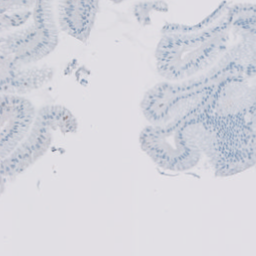
#> input picture patch_dataset/p53/1000.jpeg, 256 x 256 px, found by its file name; its folder holds only this picture in this run
$ jupyter execute test_p53_density.ipynb
#> lines starting #> are read from the running program, lines starting #| are printed output that depends on the picture; after the words box and inside, x2 and y2 are one past the last pixel; in counts of white or black regions, pixels touching at a corner belong together
[cell 1]
import numpy as np
from matplotlib import pyplot as plt
import cv2
from tqdm import tqdm

import os

from py.helpers import ROOT

[cell 2]
# Get brown and blue layers
def get_brown_blue_layers(img):
    brown = np.array([128,  90,  90])
    blue  = np.array([150, 170, 190])
    template = np.ones((img.shape[0]*img.shape[1],3))
    brown_copy = template.copy()
    blue_copy  = template.copy()
    brown_copy[:] = brown
    blue_copy [:] = blue
    pixels = img.reshape(img.shape[0]*img.shape[1],3)
    brown_mask = np.isclose(pixels, brown_copy, atol=50).astype(np.float32).min(axis=-1).reshape(img.shape[0],img.shape[1])
    blue_mask  = np.isclose(pixels, blue_copy , atol=50).astype(np.float32).min(axis=-1).reshape(img.shape[0],img.shape[1])
    return brown_mask, blue_mask

def save_brown_mask(data_path=os.path.join(ROOT, "patch_dataset_s1_512", "p53")):
    patch_paths = [os.path.join(data_path, nm) for nm in os.listdir(data_path)]

    for i, path in tqdm(enumerate(patch_paths)):
        try:
            img = cv2.cvtColor(cv2.imread(path), cv2.COLOR_BGR2RGB)
        except:
            print(path)
            continue
        brown_mask, blue_mask = get_brown_blue_layers(img)

        fig, ax = plt.subplots(1,2)
        ax[0].imshow(img)
        ax[0].axis("Off")
        ax[1].imshow(brown_mask, cmap="gray")
        ax[1].axis("Off")
        ax[1].set_title(f"{brown_mask.sum()/(blue_mask.sum()+brown_mask.sum()):.4f}")

        plt.savefig(os.path.join(ROOT, "visualisation", os.path.basename(path)), bbox_inches="tight",
                    # pad_inches=0
                    )
        plt.close()

[cell 3]
data_path = os.path.join(ROOT, "patch_dataset_s1_512", "p53")
patch_paths = [os.path.join(data_path, nm) for nm in os.listdir(data_path)]
img = cv2.cvtColor(cv2.imread(patch_paths[0]), cv2.COLOR_BGR2RGB)
brown_mask, blue_mask = get_brown_blue_layers(img)
#> in get_brown_blue_layers, `brown_mask = np.isclose(pixels, brown_copy, atol=50).astype(np.float32..`: brown_mask: shape (256, 256) float32; every value is 0
#> in get_brown_blue_layers, `blue_mask  = np.isclose(pixels, blue_copy , atol=50).astype(np.float32..`:
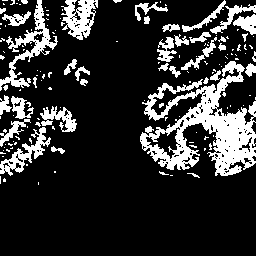
#> blue_mask: shape (256, 256) float32; values 0 (black) and 1 (white), 19.1% white; 152 white regions (115 under 20 px), largest, box (x1, y1, x2, y2) and area: (140, 61, 256, 176) 5371, (0, 0, 58, 91) 1185, (61, 0, 98, 40) 852

fig, ax = plt.subplots(1,3,figsize=(30,30))
ax[0].imshow(img)
ax[1].imshow(brown_mask)
ax[2].imshow(blue_mask)
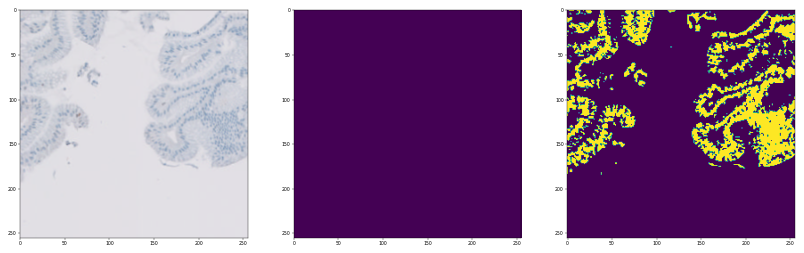
#> figure drawn by matplotlib, 3 panels

[cell 4]
import numpy as np
import matplotlib.pyplot as plt

from skimage import data
from skimage.color import rgb2hed, hed2rgb


def get_h_d_layers(ihc_rgb):
    ihc_hed = rgb2hed(ihc_rgb) # Separate the stains from the IHC image

    # Create an RGB image for each of the stains
    null = np.zeros_like(ihc_hed[:, :, 0])
    ihc_h = hed2rgb(np.stack((ihc_hed[:, :, 0], null, null), axis=-1))
    ihc_d = hed2rgb(np.stack((null, null, ihc_hed[:, :, 2]), axis=-1))
    return ihc_h, ihc_d

def plot_h_d_layers(ihc_rgb, show=True):
    ihc_h, ihc_d = get_h_d_layers(ihc_rgb)

    # print((1-ihc_h).sum(), (1-ihc_d).sum())
    DAB_density = (1-ihc_d).sum()/((1-ihc_h).sum()+(1-ihc_d).sum())

    # Display
    fig, axes = plt.subplots(1, 3, figsize=(7, 6), sharex=True, sharey=True)
    ax = axes.ravel()

    ax[0].imshow(ihc_rgb)
    ax[0].set_title("Original image")

    ax[1].imshow(ihc_h)
    ax[1].set_title("Hematoxylin")

    ax[2].imshow(ihc_d)
    ax[2].set_title(f"DAB {DAB_density:.2f}")

    for a in ax.ravel():
        a.axis('off')

    fig.tight_layout()
    if show:
        plt.show()

    return DAB_density


def save_h_d_layers(data_path=os.path.join(ROOT, "patch_dataset_s1_512", "p53")):
    patch_paths = [os.path.join(data_path, nm) for nm in os.listdir(data_path)]

    for i, path in tqdm(enumerate(patch_paths[1163:])):
        try:
            img = cv2.cvtColor(cv2.imread(path), cv2.COLOR_BGR2RGB)
        except:
            print(path)
            continue
        DAB_density = plot_h_d_layers(img, show=False)

        # Save plot
        plt.savefig(os.path.join(ROOT, "visualisation", f"{DAB_density:.2f}_{os.path.basename(path)}"), bbox_inches="tight",
                    # pad_inches=0
                    )
        plt.close()

# Example IHC image
ihc_rgb = data.immunohistochemistry()
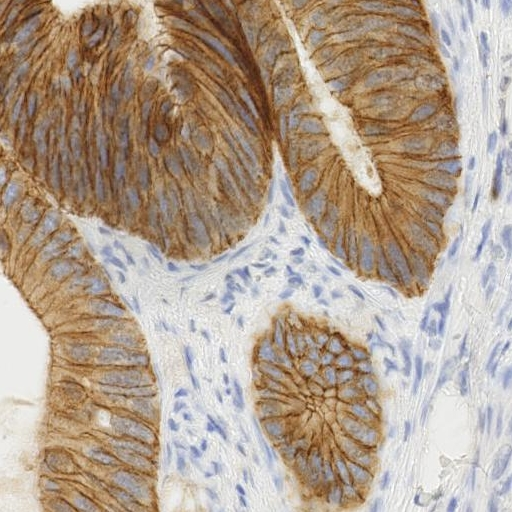
#> input picture skimage.data.immunohistochemistry(), 512 x 512 px
#> ihc_rgb is the input picture: shape (512, 512, 3); mean R, G, B 177.3, 159.8, 144
# plot_h_d_layers(ihc_rgb)

[cell 5]
save_h_d_layers()

[cell 6]
images = [cv2.cvtColor(cv2.imread(path), cv2.COLOR_BGR2RGB) for path in patch_paths[:10]]
#> images = 1 item
for img in images:
    plot_h_d_layers(img)
    plt.show()
#> this loop made 1 pass
#> DAB_density in plot_h_d_layers on pass 1: 0.302
#> pass 1, in plot_h_d_layers, `plt.show()`:
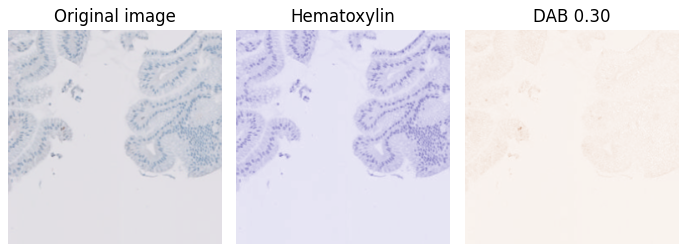
#> figure drawn by matplotlib, 3 panels

$ run again, on patch_dataset/p53/1098.jpeg
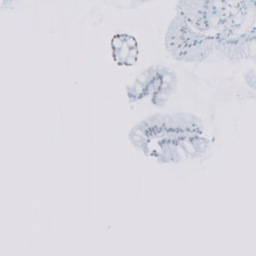
#> input picture patch_dataset/p53/1098.jpeg, 256 x 256 px, found by its file name
#> in get_brown_blue_layers, `brown_mask = np.isclose(pixels, brown_copy, atol=50).astype(np.float32..`:
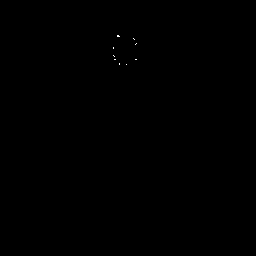
#> brown_mask: shape (256, 256) float32; values 0 (black) and 1 (white), 0.03% white in thin lines or dots, all inside (x1, y1, x2, y2) = (113, 35, 137, 65)
#> blue_mask: shape (256, 256) float32; values 0 (black) and 1 (white), 5.9% white; 85 white regions (67 under 20 px), largest, box (x1, y1, x2, y2) and area: (134, 117, 209, 163) 1213, (127, 67, 172, 105) 745, (179, 16, 239, 49) 476
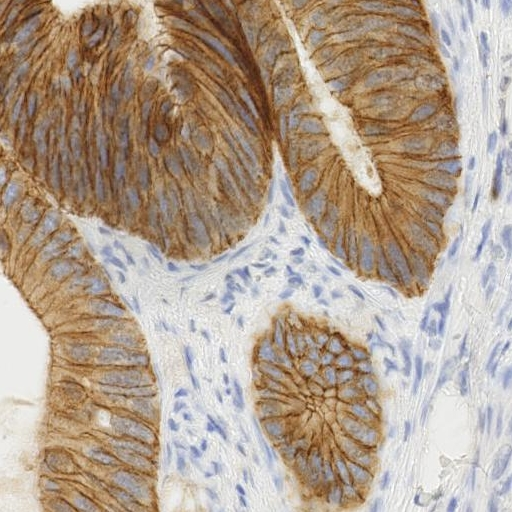
#> input picture skimage.data.immunohistochemistry(), 512 x 512 px
#> ihc_rgb is the input picture: shape (512, 512, 3); mean R, G, B 177.3, 159.8, 144
#> images = 1 item
#> the loop `for img in images:` made 1 pass
#> DAB_density in plot_h_d_layers on pass 1: 0.316
